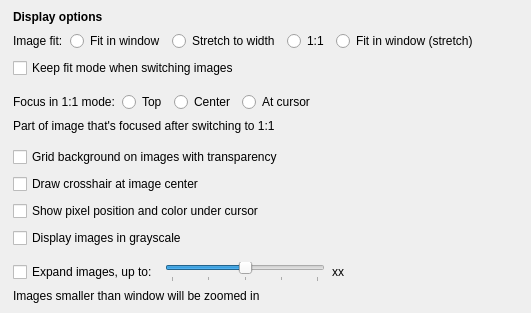
                <widget class="QWidget" name="displayGroup" native="true">
                 <property name="accessibleName">
                  <string notr="true">SGroup</string>
                 </property>
                 <layout class="QVBoxLayout" name="verticalLayout_13">
                  <property name="spacing">
                   <number>7</number>
                  </property>
                  <property name="leftMargin">
                   <number>13</number>
                  </property>
                  <property name="topMargin">
                   <number>10</number>
                  </property>
                  <property name="rightMargin">
                   <number>13</number>
                  </property>
                  <property name="bottomMargin">
                   <number>10</number>
                  </property>
                  <item>
                   <widget class="QLabel" name="label_40">
                    <property name="font">
                     <font>
                      <bold>true</bold>
                     </font>
                    </property>
                    <property name="text">
                     <string>Display options</string>
                    </property>
                   </widget>
                  </item>
                  <item>
                   <layout class="QHBoxLayout" name="horizontalLayout_29">
                    <property name="leftMargin">
                     <number>0</number>
                    </property>
                    <property name="topMargin">
                     <number>0</number>
                    </property>
                    <property name="rightMargin">
                     <number>0</number>
                    </property>
                    <item>
                     <widget class="QLabel" name="label_2">
                      <property name="sizePolicy">
                       <sizepolicy hsizetype="Minimum" vsizetype="Minimum">
                        <horstretch>0</horstretch>
                        <verstretch>0</verstretch>
                       </sizepolicy>
                      </property>
                      <property name="text">
                       <string>Image fit:</string>
                      </property>
                     </widget>
                    </item>
                    <item>
                     <widget class="QRadioButton" name="fitModeWindow">
                      <property name="text">
                       <string>Fit in window</string>
                      </property>
                      <property name="checked">
                       <bool>false</bool>
                      </property>
                     </widget>
                    </item>
                    <item>
                     <widget class="QRadioButton" name="fitModeWidth">
                      <property name="text">
                       <string>Stretch to width</string>
                      </property>
                     </widget>
                    </item>
                    <item>
                     <widget class="QRadioButton" name="fitMode1to1">
                      <property name="text">
                       <string>1:1</string>
                      </property>
                     </widget>
                    </item>
                    <item>
                     <widget class="QRadioButton" name="fitModeWindowStretch">
                      <property name="text">
                       <string>Fit in window (stretch)</string>
                      </property>
                     </widget>
                    </item>
                    <item>
                     <spacer name="horizontalSpacer_21">
                      <property name="orientation">
                       <enum>Qt::Horizontal</enum>
                      </property>
                      <property name="sizeHint" stdset="0">
                       <size>
                        <width>40</width>
                        <height>20</height>
                       </size>
                      </property>
                     </spacer>
                    </item>
                   </layout>
                  </item>
                  <item>
                   <widget class="QCheckBox" name="keepFitModeCheckBox">
                    <property name="text">
                     <string>Keep fit mode when switching images</string>
                    </property>
                   </widget>
                  </item>
                  <item>
                   <widget class="QWidget" name="widget_3" native="true">
                    <property name="accessibleName">
                     <string notr="true">SLine</string>
                    </property>
                   </widget>
                  </item>
                  <item>
                   <layout class="QHBoxLayout" name="horizontalLayout_31">
                    <property name="leftMargin">
                     <number>0</number>
                    </property>
                    <property name="topMargin">
                     <number>0</number>
                    </property>
                    <property name="rightMargin">
                     <number>0</number>
                    </property>
                    <item>
                     <widget class="QLabel" name="label_26">
                      <property name="sizePolicy">
                       <sizepolicy hsizetype="Minimum" vsizetype="Preferred">
                        <horstretch>0</horstretch>
                        <verstretch>0</verstretch>
                       </sizepolicy>
                      </property>
                      <property name="text">
                       <string>Focus in 1:1 mode:</string>
                      </property>
                     </widget>
                    </item>
                    <item>
                     <widget class="QRadioButton" name="focus1to1Top">
                      <property name="text">
                       <string>Top</string>
                      </property>
                     </widget>
                    </item>
                    <item>
                     <widget class="QRadioButton" name="focus1to1Center">
                      <property name="text">
                       <string>Center</string>
                      </property>
                     </widget>
                    </item>
                    <item>
                     <widget class="QRadioButton" name="focus1to1Cursor">
                      <property name="text">
                       <string>At cursor</string>
                      </property>
                     </widget>
                    </item>
                    <item>
                     <spacer name="horizontalSpacer_23">
                      <property name="orientation">
                       <enum>Qt::Horizontal</enum>
                      </property>
                      <property name="sizeHint" stdset="0">
                       <size>
                        <width>40</width>
                        <height>20</height>
                       </size>
                      </property>
                     </spacer>
                    </item>
                   </layout>
                  </item>
                  <item>
                   <widget class="QLabel" name="label_10">
                    <property name="accessibleName">
                     <string notr="true">SNoteText</string>
                    </property>
                    <property name="text">
                     <string>Part of image that's focused after switching to 1:1</string>
                    </property>
                   </widget>
                  </item>
                  <item>
                   <widget class="QWidget" name="widget_8" native="true">
                    <property name="accessibleName">
                     <string notr="true">SLine</string>
                    </property>
                   </widget>
                  </item>
                  <item>
                   <widget class="QCheckBox" name="transparencyGridCheckBox">
                    <property name="enabled">
                     <bool>true</bool>
                    </property>
                    <property name="sizePolicy">
                     <sizepolicy hsizetype="Minimum" vsizetype="Minimum">
                      <horstretch>0</horstretch>
                      <verstretch>0</verstretch>
                     </sizepolicy>
                    </property>
                    <property name="text">
                     <string>Grid background on images with transparency</string>
                    </property>
                   </widget>
                  </item>
                  <item>
                   <widget class="QCheckBox" name="centerCrosshairCheckBox">
                    <property name="text">
                     <string>Draw crosshair at image center</string>
                    </property>
                   </widget>
                  </item>
                  <item>
                   <widget class="QCheckBox" name="pixelInfoCheckBox">
                    <property name="text">
                     <string>Show pixel position and color under cursor</string>
                    </property>
                   </widget>
                  </item>
                  <item>
                   <widget class="QCheckBox" name="grayscaleDisplayCheckBox">
                    <property name="text">
                     <string>Display images in grayscale</string>
                    </property>
                   </widget>
                  </item>
                  <item>
                   <widget class="QWidget" name="widget_21" native="true">
                    <property name="accessibleName">
                     <string notr="true">SLine</string>
                    </property>
                   </widget>
                  </item>
                  <item>
                   <layout class="QHBoxLayout" name="horizontalLayout_30">
                    <property name="leftMargin">
                     <number>0</number>
                    </property>
                    <property name="topMargin">
                     <number>0</number>
                    </property>
                    <property name="rightMargin">
                     <number>0</number>
                    </property>
                    <item>
                     <widget class="QCheckBox" name="expandImageCheckBox">
                      <property name="sizePolicy">
                       <sizepolicy hsizetype="Minimum" vsizetype="Minimum">
                        <horstretch>0</horstretch>
                        <verstretch>0</verstretch>
                       </sizepolicy>
                      </property>
                      <property name="minimumSize">
                       <size>
                        <width>0</width>
                        <height>0</height>
                       </size>
                      </property>
                      <property name="text">
                       <string>Expand images, up to:</string>
                      </property>
                     </widget>
                    </item>
                    <item>
                     <widget class="QSlider" name="expandLimitSlider">
                      <property name="sizePolicy">
                       <sizepolicy hsizetype="Fixed" vsizetype="Preferred">
                        <horstretch>0</horstretch>
                        <verstretch>0</verstretch>
                       </sizepolicy>
                      </property>
                      <property name="minimumSize">
                       <size>
                        <width>160</width>
                        <height>0</height>
                       </size>
                      </property>
                      <property name="minimum">
                       <number>0</number>
                      </property>
                      <property name="maximum">
                       <number>4</number>
                      </property>
                      <property name="pageStep">
                       <number>1</number>
                      </property>
                      <property name="value">
                       <number>2</number>
                      </property>
                      <property name="orientation">
                       <enum>Qt::Horizontal</enum>
                      </property>
                      <property name="tickPosition">
                       <enum>QSlider::TicksBelow</enum>
                      </property>
                      <property name="tickInterval">
                       <number>1</number>
                      </property>
                     </widget>
                    </item>
                    <item>
                     <widget class="QWidget" name="expandImagesGroupContents" native="true">
                      <layout class="QHBoxLayout" name="horizontalLayout_17">
                       <property name="leftMargin">
                        <number>0</number>
                       </property>
                       <property name="topMargin">
                        <number>0</number>
                       </property>
                       <property name="rightMargin">
                        <number>0</number>
                       </property>
                       <property name="bottomMargin">
                        <number>0</number>
                       </property>
                       <item>
                        <widget class="QLabel" name="expandLimitLabel">
                         <property name="sizePolicy">
                          <sizepolicy hsizetype="Fixed" vsizetype="Preferred">
                           <horstretch>0</horstretch>
                           <verstretch>0</verstretch>
                          </sizepolicy>
                         </property>
                         <property name="minimumSize">
                          <size>
                           <width>35</width>
                           <height>0</height>
                          </size>
                         </property>
                         <property name="maximumSize">
                          <size>
                           <width>35</width>
                           <height>16777215</height>
                          </size>
                         </property>
                         <property name="text">
                          <string>xx</string>
                         </property>
                         <property name="alignment">
                          <set>Qt::AlignLeading|Qt::AlignLeft|Qt::AlignVCenter</set>
                         </property>
                        </widget>
                       </item>
                      </layout>
                     </widget>
                    </item>
                    <item>
                     <spacer name="horizontalSpacer_22">
                      <property name="orientation">
                       <enum>Qt::Horizontal</enum>
                      </property>
                      <property name="sizeHint" stdset="0">
                       <size>
                        <width>40</width>
                        <height>20</height>
                       </size>
                      </property>
                     </spacer>
                    </item>
                   </layout>
                  </item>
                  <item>
                   <widget class="QLabel" name="label_13">
                    <property name="accessibleName">
                     <string notr="true">SNoteText</string>
                    </property>
                    <property name="text">
                     <string>Images smaller than window will be zoomed in</string>
                    </property>
                   </widget>
                  </item>
                 </layout>
                </widget>
